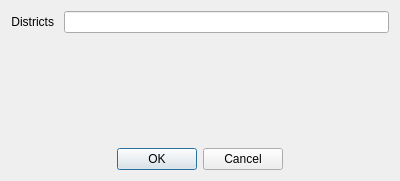
<?xml version="1.0" encoding="UTF-8"?>
<ui version="4.0">
 <class>district_ajout_form</class>
 <widget class="QWidget" name="district_ajout_form">
  <property name="geometry">
   <rect>
    <x>0</x>
    <y>0</y>
    <width>400</width>
    <height>181</height>
   </rect>
  </property>
  <property name="windowTitle">
   <string>Form</string>
  </property>
  <layout class="QVBoxLayout" name="verticalLayout_2">
   <item>
    <layout class="QVBoxLayout" name="verticalLayout">
     <item>
      <layout class="QHBoxLayout" name="horizontalLayout_2">
       <property name="spacing">
        <number>10</number>
       </property>
       <item>
        <widget class="QLabel" name="label_3">
         <property name="minimumSize">
          <size>
           <width>40</width>
           <height>0</height>
          </size>
         </property>
         <property name="layoutDirection">
          <enum>Qt::LeftToRight</enum>
         </property>
         <property name="text">
          <string>Districts</string>
         </property>
         <property name="alignment">
          <set>Qt::AlignRight|Qt::AlignTrailing|Qt::AlignVCenter</set>
         </property>
         <property name="buddy">
          <cstring>le_district</cstring>
         </property>
        </widget>
       </item>
       <item>
        <widget class="QLineEdit" name="le_district">
         <property name="minimumSize">
          <size>
           <width>200</width>
           <height>0</height>
          </size>
         </property>
        </widget>
       </item>
      </layout>
     </item>
     <item>
      <spacer name="verticalSpacer">
       <property name="orientation">
        <enum>Qt::Vertical</enum>
       </property>
       <property name="sizeHint" stdset="0">
        <size>
         <width>20</width>
         <height>48</height>
        </size>
       </property>
      </spacer>
     </item>
     <item>
      <widget class="QDialogButtonBox" name="btnBox">
       <property name="standardButtons">
        <set>QDialogButtonBox::Cancel|QDialogButtonBox::Ok</set>
       </property>
       <property name="centerButtons">
        <bool>true</bool>
       </property>
      </widget>
     </item>
    </layout>
   </item>
  </layout>
 </widget>
 <resources/>
 <connections/>
</ui>
